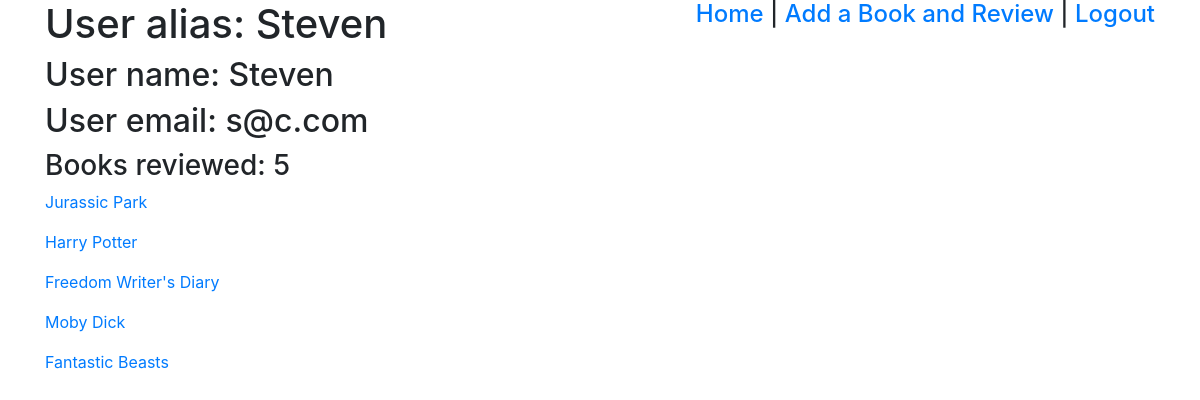
The app's page /users/2 (signed in) with its own data.
### dojo_reads_app/models.py (models this page shows)
class User(models.Model):
    name = models.CharField(max_length=45)
    alias = models.CharField(max_length=45)
    email = models.CharField(max_length=255)
    password = models.CharField(max_length=255)
    created_at = models.DateTimeField(auto_now_add=True)
    updated_at = models.DateTimeField(auto_now=True)
    objects = UserManager()

class Review(models.Model):
    content = models.TextField()
    rating = models.IntegerField(validators=[MinValueValidator(1), MaxValueValidator(5)])
    created_at = models.DateTimeField(auto_now_add=True)
    updated_at = models.DateTimeField(auto_now=True)
    user = models.ForeignKey(User, related_name="reviews", on_delete=models.CASCADE)
    book = models.ForeignKey(Book, related_name="reviews", on_delete=models.CASCADE)

class Book(models.Model):
    title = models.CharField(max_length=45)
    author = models.CharField(max_length=45)
    created_at = models.DateTimeField(auto_now_add=True)
    updated_at = models.DateTimeField(auto_now=True)
    objects = BookManager()

### dojo_reads_app/views.py (the view)
# urls.py: path('users/<int:id>', views.one_user),
def one_user(request, id):
    if 'logged_in_user' not in request.session:
        return redirect("/")
    else:
        context = {
            'user': User.objects.get(id=id)
        }
        return render(request, "user.html", context)

### dojo_reads_app/templates/user.html (shortened to what this page needs)
<!DOCTYPE html>
<html lang="en">
<head>
    <link rel="stylesheet" href="https://stackpath.bootstrapcdn.com/bootstrap/4.5.2/css/bootstrap.min.css">
</head>
<body>
    <div class="container">
        <h4 style="float:right"><a href="/books">Home</a> | <a href="/books/add">Add a Book and Review</a> | <a href="/logout">Logout</a></h4>
        <h1>User alias: {{user.alias}}</h1>
        <h2>User name: {{user.name}}</h2>
        <h2>User email: {{user.email}}</h2>
        <h3>Books reviewed: {{user.reviews.count}}</h3>
        {% for b in user.reviews.all %}
            <p><a href="/books/{{b.book.id}}">{{b.book.title}}</a></p>
        {% endfor %}
    </div>
</body>
</html>

### records on screen
User: alias "Steven", name "Steven", email "s@c.com", reviews.count "5"
Review: book "Jurassic Park"
Review: book "Harry Potter"
Review: book "Freedom Writer's Diary"
Review: book "Moby Dick"
Review: book "Fantastic Beasts"
